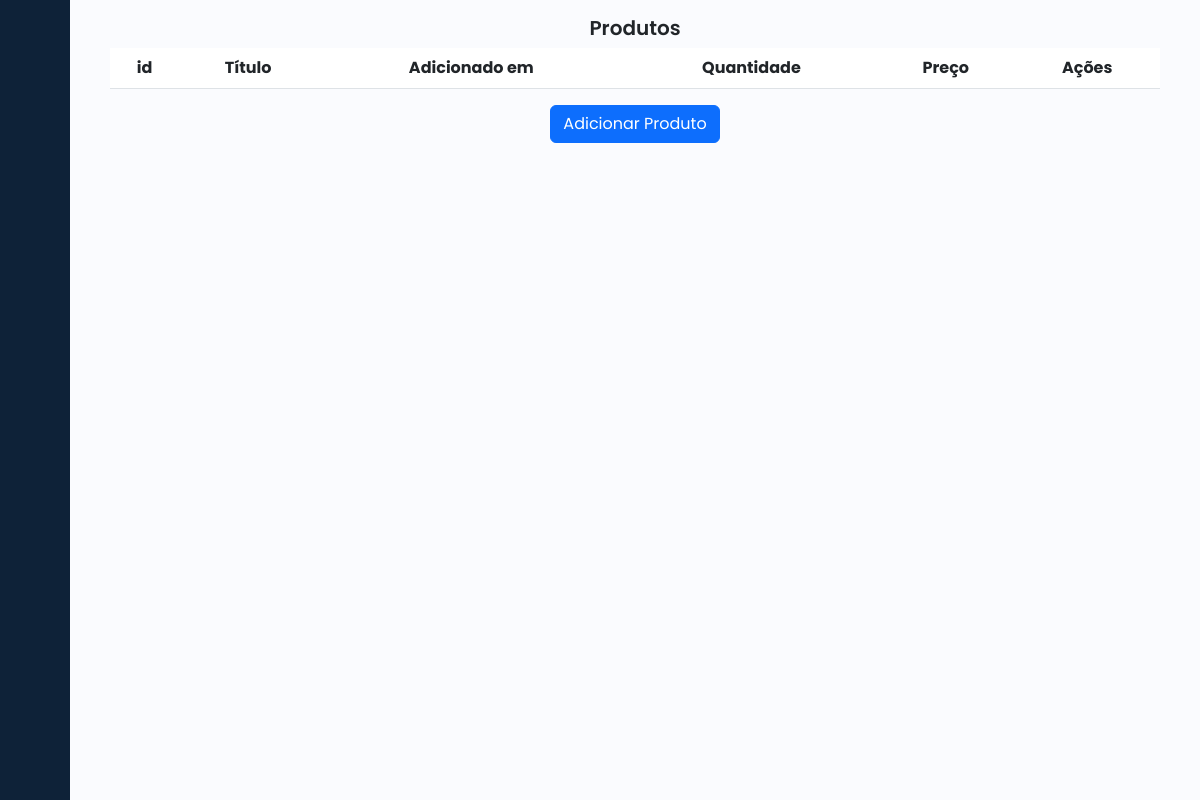
The app's page /produtos, older data.
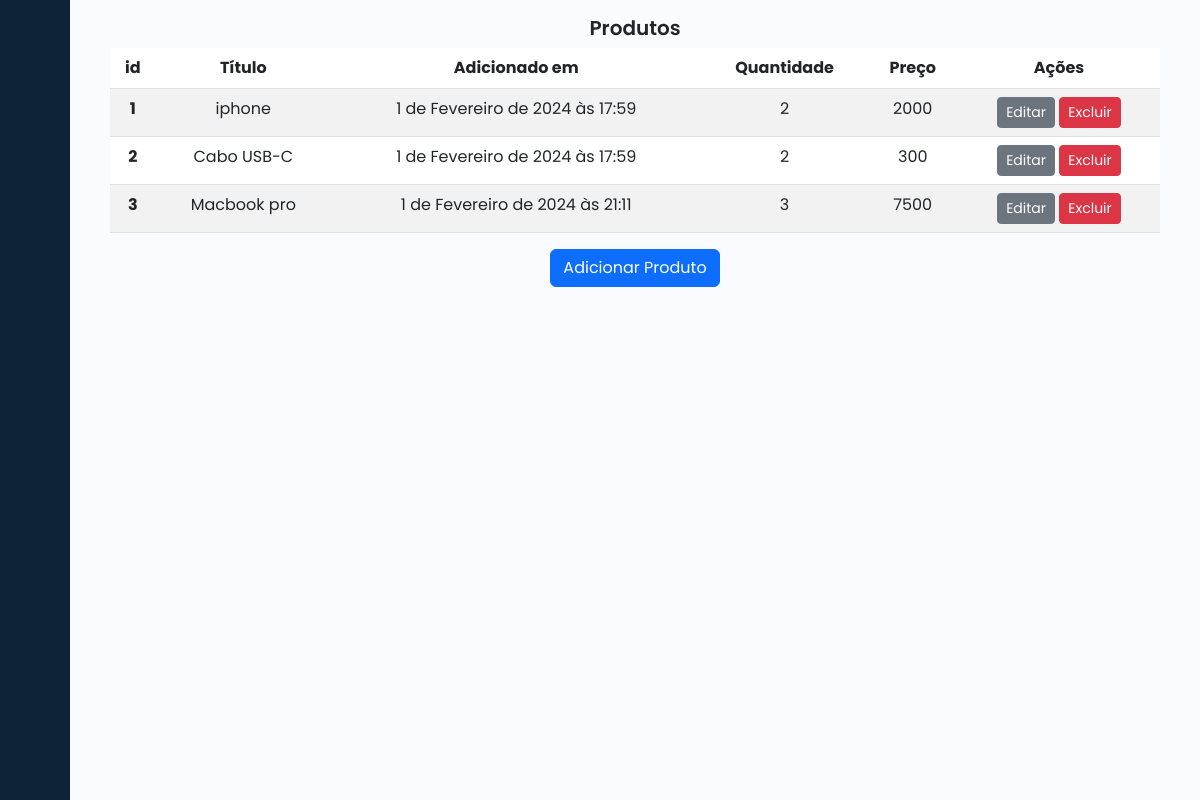
The same page, newer data.
### produtos/models.py (models this page shows, shortened)
class Produto(models.Model):
    name = models.CharField(
        verbose_name="Produto",
        max_length=50, #quantia max de caracter
        null=False, #nao pode valores nulos
        blank= False, #nao pode deixar o espço em branco
        )
    created_at = models.DateTimeField(
         verbose_name="Data de registro",
         auto_now_add=True, #registrar automatico a hora que foi adicionad o
         null=False,
         blank=False,
      )
    quantidade = models.CharField(
        verbose_name="Quantidade",
        max_length=5, #quantia max de caracter
        null=True, #nao pode valores nulos
        blank= True, #nao pode deixar o espço em branco
    )
    preco = models.IntegerField(
        verbose_name="Preço",
        max_length=50, #quantia max de caracter
        null=False, #nao pode valores nulos
        blank= False, #nao pode deixar o espço em branco
    )

### produtos/views.py (the view)
# urls.py: path("produtos", ProdutoListView.as_view(), name="produto_list"),
class ProdutoListView(ListView):
       model = Produto

### produtos/templates/produtos/produto_list.html (shortened to what this page needs)
{% extends "base.html" %}
{% block content %}
<main class="container">
  <h1>Produtos</h1>
  <table class="table table-striped">
    <thead>
      <tr>
        <th scope="col">id</th>
        <th scope="col">Título</th>
        <th scope="col">Adicionado em</th>
        <th scope="col">Quantidade</th>
        <th scope="col">Preço</th>
        <th scope="col">Ações</th>
      </tr>
    </thead>
    <tbody>
      {% for produto in produto_list %}
        <tr>
        <th scope="row">{{produto.pk}}</th>
        <td scope="row">{{produto.name}}</td>
        <td scope="row">{{produto.created_at}}</td>
        <td scope="row">{{produto.quantidade}}</td>
        <td scope="row">{{produto.preco}}</td>
        <td>
          <a href="{% url "produto_update" pk=produto.pk %}" class="btn btn-secondary btn-sm">Editar</a>
          <a href="{% url "produto_delete" pk=produto.pk %}" class="btn btn-danger btn-sm">Excluir</a>
        </td>
       </tr>
      {% endfor %}
    </tbody>
  </table>
        <a href="{% url "produto_create" %}" class="btn btn-primary">Adicionar Produto</a>
</main>
{% endblock content %}

### produtos/templates/base.html (shortened to what this page needs)
{% load static %}
<!DOCTYPE html>
<html lang="en">
<head>
    <link href="https://cdn.lineicons.com/4.0/lineicons.css" rel="stylesheet" />
    <link href="https://cdn.jsdelivr.net/npm/bootstrap@5.3.0-alpha3/dist/css/bootstrap.min.css" rel="stylesheet"
>
        <link rel="stylesheet" href="{% static "css/base.css" %}">
</head>
<body>
    <div class="wrapper">
        <aside id="sidebar">
            <div class="d-flex">
                <button class="toggle-btn" type="button">
                </button>
            </div>
            <ul class="sidebar-nav">
                <li class="sidebar-item">
                    <a href="#" class="sidebar-link">
                    </a>
                </li>
                <li class="sidebar-item">
                    <a href="{% url "produto_list" %}" class="sidebar-link">
                    </a>
                </li>
                <li class="sidebar-item">
                    <a href="#" class="sidebar-link collapsed has-dropdown" data-bs-toggle="collapse"
                        data-bs-target="#auth" aria-expanded="false" aria-controls="auth">
                    </a>
                <li class="sidebar-item">
                    <a href="#" class="sidebar-link">
                    </a>
                </li>
                <li class="sidebar-item">
                    <a href="#" class="sidebar-link">
                    </a>
                </li>
            </ul>
            <div class="sidebar-footer">
                <a href="#" class="sidebar-link">
                </a>
            </div>
        </aside>
        <div class="main p-3">
            <div class="text-center">
                    <main class="container">
                        {% block content  %}
                        {% endblock content   %}
                           </main>
            </div>
        </div>
    </div>
</body>
</html>

### static/css/base.css (style rules this page uses)
a { text-decoration: none; }
li { list-style: none; }
h1 { font-weight: 600; font-size: 20px }
body { font-family: 'Poppins', sans-serif; }
.wrapper { display: flex; }
.main { min-height: 100vh; width: 100%; overflow: hidden; transition: all 0.35s ease-in-out; background-color: #fafbfe; }
#sidebar { width: 70px; min-width: 70px; z-index: 1000; transition: all .25s ease-in-out; background-color: #0e2238; display: flex; flex-direction: column; }
.toggle-btn { background-color: transparent; cursor: pointer; border: 0; padding: 1rem 1.5rem; }
.sidebar-nav { padding: 2rem 0; flex: 1 1 auto; }
a.sidebar-link { padding: .625rem 1.625rem; color: #FFF; display: block; font-size: 0.9rem; white-space: nowrap; border-left: 3px solid transparent; }
.sidebar-item { position: relative; }

Row changes from the older to the newer data that the page shows:
added Produto: pk "1", name "iphone", created_at "1 de Fevereiro de 2024 às 17:59", quantidade "2", preco "2000"
added Produto: pk "2", name "Cabo USB-C", created_at "1 de Fevereiro de 2024 às 17:59", quantidade "2", preco "300"
added Produto: pk "3", name "Macbook pro", created_at "1 de Fevereiro de 2024 às 21:11", quantidade "3", preco "7500"
